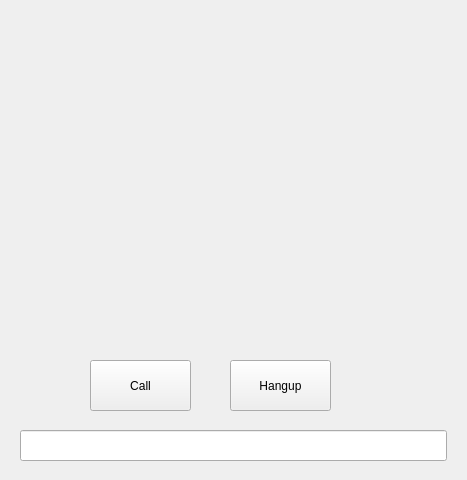
<?xml version="1.0" encoding="UTF-8"?>
<ui version="4.0">
 <class>MainWindow</class>
 <widget class="QMainWindow" name="MainWindow">
  <property name="geometry">
   <rect>
    <x>0</x>
    <y>0</y>
    <width>467</width>
    <height>480</height>
   </rect>
  </property>
  <property name="windowTitle">
   <string>MetaVoIP</string>
  </property>
  <widget class="QWidget" name="centralWidget">
   <widget class="QLineEdit" name="number">
    <property name="geometry">
     <rect>
      <x>20</x>
      <y>430</y>
      <width>427</width>
      <height>31</height>
     </rect>
    </property>
    <property name="font">
     <font>
      <pointsize>8</pointsize>
     </font>
    </property>
    <property name="text">
     <string/>
    </property>
    <property name="alignment">
     <set>Qt::AlignCenter</set>
    </property>
    <property name="readOnly">
     <bool>false</bool>
    </property>
    <property name="clearButtonEnabled">
     <bool>true</bool>
    </property>
   </widget>
   <widget class="QPushButton" name="callButton">
    <property name="geometry">
     <rect>
      <x>90</x>
      <y>360</y>
      <width>101</width>
      <height>51</height>
     </rect>
    </property>
    <property name="text">
     <string>Call</string>
    </property>
   </widget>
   <widget class="QPushButton" name="hangupButton">
    <property name="geometry">
     <rect>
      <x>230</x>
      <y>360</y>
      <width>101</width>
      <height>51</height>
     </rect>
    </property>
    <property name="text">
     <string>Hangup</string>
    </property>
   </widget>
  </widget>
 </widget>
 <layoutdefault spacing="6" margin="11"/>
 <resources/>
 <connections/>
</ui>
